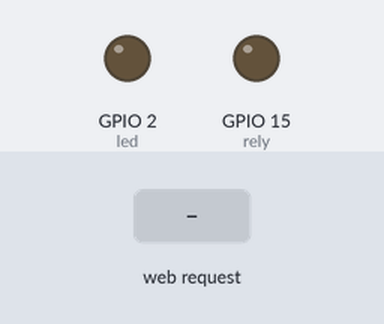
Bench run of a sketch on a simulated ESP32. Shown: output pins drawn as LEDs (lit = HIGH). Inputs (shaded band) come from the test bench. WiFi joins after 1.5 s; servers stay silent unless stated; what the sketch prints to the serial monitor is not drawn.

Above: at 2.7 s.
2.8 s: HTTP request GET /rely received
At 3.2 s:
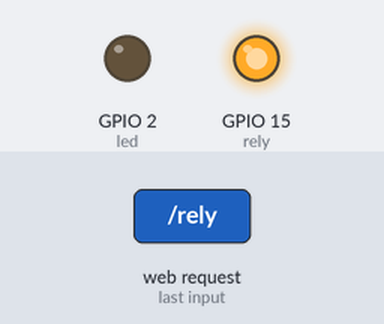
Timing chart, 0 to 5.8 s (numbered marks = the images above; inputs shaded):
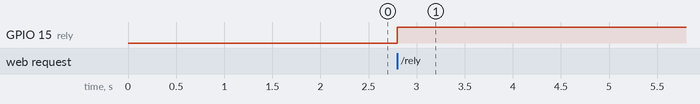

The sketch:

webserver.ino
```cpp
#include <WiFi.h>
#include <WiFiClient.h>
#include <WebServer.h>
#include <ESPmDNS.h>

const char* ssid = "AirPort Network";
const char* password = "RosaDoenerDiagonale";

WebServer server(80);

const int led = 2;
const int rely = 15;

void handleRoot() {
  respond("hello from esp8266!");
}

void respond(String message) {
  digitalWrite(led, 1);
  server.send(200, "text/plain", message);
  digitalWrite(led, 0);
}

void handleNotFound() {
  digitalWrite(led, 1);
  String message = "File Not Found\n\n";
  message += "URI: ";
  message += server.uri();
  message += "\nMethod: ";
  message += (server.method() == HTTP_GET) ? "GET" : "POST";
  message += "\nArguments: ";
  message += server.args();
  message += "\n";
  for (uint8_t i = 0; i < server.args(); i++) {
    message += " " + server.argName(i) + ": " + server.arg(i) + "\n";
  }
  server.send(404, "text/plain", message);
  digitalWrite(led, 0);
}

void setup(void) {
  pinMode(led, OUTPUT);
  pinMode(rely, OUTPUT);
  digitalWrite(led, 0);

  Serial.begin(115200);

  WiFi.mode(WIFI_STA);
  WiFi.begin(ssid, password);
  Serial.println("");

  // Wait for connection
  while (WiFi.status() != WL_CONNECTED) {
    delay(500);
    Serial.print(".");
  }

  Serial.println("");
  Serial.print("Connected to ");
  Serial.println(ssid);
  Serial.print("IP address: ");
  Serial.println(WiFi.localIP());

  if (MDNS.begin("esp32")) {
    Serial.println("MDNS responder started");
  }

  server.on("/", handleRoot);

  server.on("/rely", []() {
    const int next = !digitalRead(rely);
    String message = "rely is ";
    message += next == 0 ? "off" : "on";

    digitalWrite(rely, next);
    respond(message);
  });

  server.onNotFound(handleNotFound);

  server.begin();
  Serial.println("HTTP server started");
}

void loop(void) {
  server.handleClient();
}
```

Measured:
- after the input at 2.8 s, GPIO 15 (rely): LOW → HIGH at once
